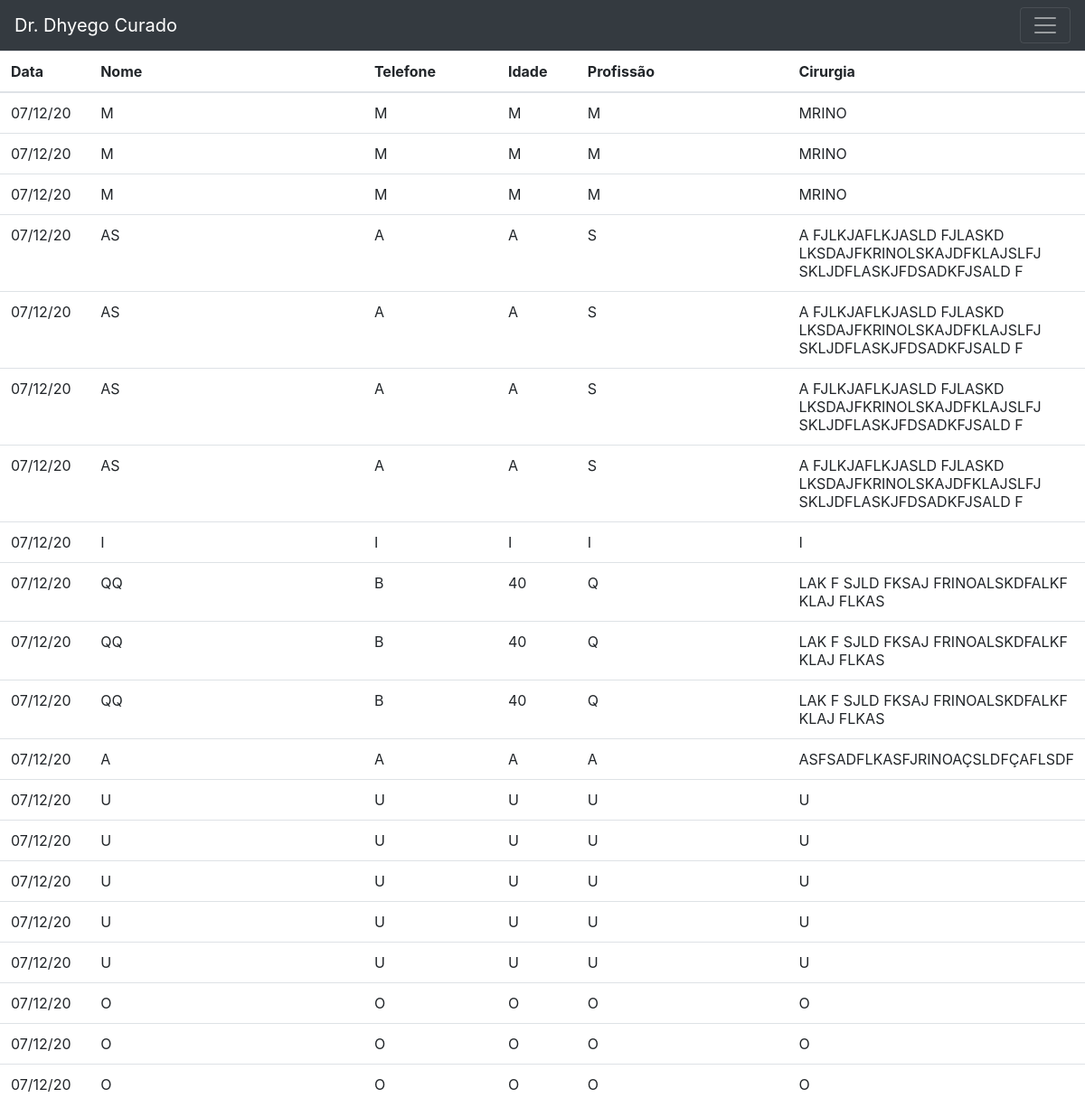
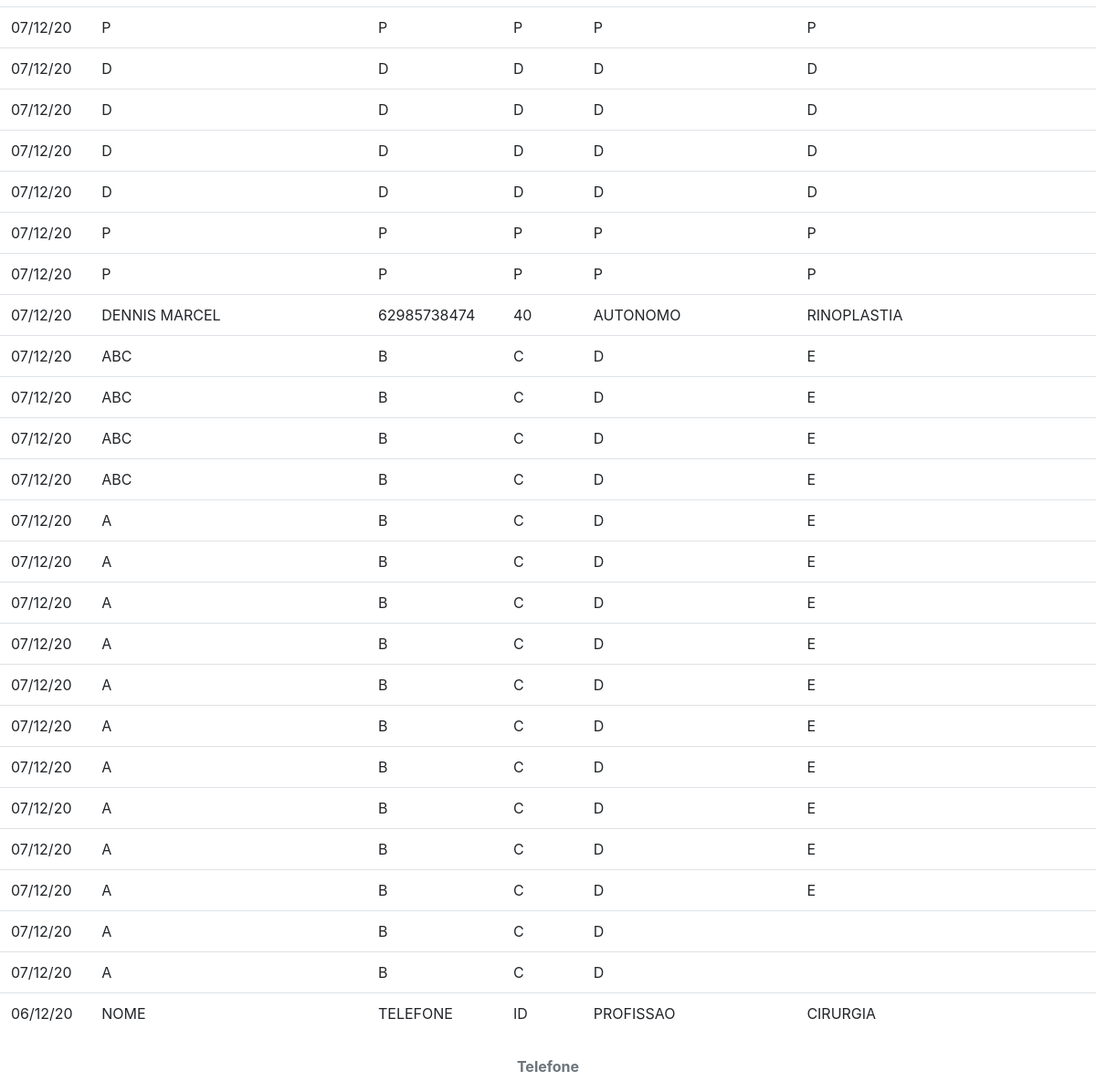
The app's page /preconsultas/listagem with its own data (2 pictures, top to bottom).
### preconsults/models.py (models this page shows, shortened)
class Preconsult(models.Model):
    name = models.CharField(max_length=100)
    phone = models.CharField(max_length=40)
    age = models.CharField(max_length=3)
    profession = models.CharField(max_length=50)
    surgery = models.TextField(max_length=500)
    expectancy = models.TextField(max_length=1000)
    fear = models.TextField(max_length=1000)
    recommendation = models.TextField(max_length=100)
    rhinoplasty = models.BooleanField(default=False)
    active = models.BooleanField(default=True)
    creation_date = models.DateField(default=date.today)
    creation_time = models.DateTimeField(default=timezone.now)

### preconsults/views.py (the view)
# urls.py: path('listagem', views.listpreconsults, name='list_preconsults'),
def listpreconsults(request):
    data = Preconsult.objects.order_by('-creation_time').filter(
        active = True
    )
    return render(request, 'preconsults/list_preconsultas.html', {'dados':data})

### preconsults/templates/preconsults/list_preconsultas.html (shortened to what this page needs)
{% extends 'default.html' %}
{% block main%}
{% include '_nav.html' %}
<table class="table table-hover">
    <thead>
        <tr>
            <th scope="col">Data</th>
            <th scope="col">Nome</th>
            <th scope="col">Telefone</th>
            <th scope="col">Idade</th>
            <th scope="col">Profissão</th>
            <th scope="col">Cirurgia</th>
        </tr>
    </thead>
    <tbody>
        {% for data in dados %}
            <tr>
                <td style="width:6.25em">
                    <a href="{% url 'detail_preconsults' data.id  %}" style="text-decoration:none">
                        <div style="height:100%;width:100%" class="text-body">
                            {{ data.creation_time | date:'d/m/y' }}
                        </div>
                    </a>
                </td>
                <td style="width:20.375em">
                    <a href="{% url 'detail_preconsults' data.id  %}" style="text-decoration:none">
                        <div style="height:100%;width:100%" class="text-body">
                            {{ data.name | upper }}
                        </div>
                    </a>
                </td>
                <td style="width:9.375em">
                    <a href="{% url 'detail_preconsults' data.id  %}" style="text-decoration:none">
                        <div style="height:100%;width:100%" class="text-body">
                            {{ data.phone | upper }}
                        </div>
                    </a>
                </td>
                <td style="width:5.625em">
                    <a href="{% url 'detail_preconsults' data.id  %}" style="text-decoration:none">
                        <div style="height:100%;width:100%" class="text-body">
                            {{ data.age | upper }}
                        </div>
                    </a>
                </td>
                <td style="width:15.375em">
                    <a href="{% url 'detail_preconsults' data.id  %}" style="text-decoration:none">
                        <div style="height:100%;width:100%" class="text-body">
                            {{ data.profession | upper }}
                        </div>
                    </a>
                </td>
                <td>
                    <a href="{% url 'detail_preconsults' data.id  %}" style="text-decoration:none">
                        <div style="height:100%;width:100%" class="text-body">
                            {{ data.surgery | upper }}
                        </div>
                    </a>
                </td>
            </tr>
        {% endfor %}
    </tbody>
</table>
<br>
<br>
{% endblock%}
{% block footer %}
    {% include '_footer.html' %}
{% endblock%}

### records on screen
Preconsult: creation_time "07/12/20", name "M", phone "M", age "M", profession "M", surgery "MRINO"
Preconsult: creation_time "07/12/20", name "M", phone "M", age "M", profession "M", surgery "MRINO"
Preconsult: creation_time "07/12/20", name "M", phone "M", age "M", profession "M", surgery "MRINO"
Preconsult: creation_time "07/12/20", name "AS", phone "A", age "A", profession "S", surgery "A FJLKJAFLKJASLD FJLASKD LKSDAJFKRINOLSKAJDFKLAJSLFJ SKLJDFLASKJFDSADKFJSALD F"
Preconsult: creation_time "07/12/20", name "AS", phone "A", age "A", profession "S", surgery "A FJLKJAFLKJASLD FJLASKD LKSDAJFKRINOLSKAJDFKLAJSLFJ SKLJDFLASKJFDSADKFJSALD F"
Preconsult: creation_time "07/12/20", name "AS", phone "A", age "A", profession "S", surgery "A FJLKJAFLKJASLD FJLASKD LKSDAJFKRINOLSKAJDFKLAJSLFJ SKLJDFLASKJFDSADKFJSALD F"
Preconsult: creation_time "07/12/20", name "AS", phone "A", age "A", profession "S", surgery "A FJLKJAFLKJASLD FJLASKD LKSDAJFKRINOLSKAJDFKLAJSLFJ SKLJDFLASKJFDSADKFJSALD F"
Preconsult: creation_time "07/12/20", name "I", phone "I", age "I", profession "I", surgery "I"
Preconsult: creation_time "07/12/20", name "QQ", phone "B", age "40", profession "Q", surgery "LAK F SJLD FKSAJ FRINOALSKDFALKF KLAJ FLKAS"
Preconsult: creation_time "07/12/20", name "QQ", phone "B", age "40", profession "Q", surgery "LAK F SJLD FKSAJ FRINOALSKDFALKF KLAJ FLKAS"
Preconsult: creation_time "07/12/20", name "QQ", phone "B", age "40", profession "Q", surgery "LAK F SJLD FKSAJ FRINOALSKDFALKF KLAJ FLKAS"
Preconsult: creation_time "07/12/20", name "A", phone "A", age "A", profession "A", surgery "ASFSADFLKASFJRINOAÇSLDFÇAFLSDF"
Preconsult: creation_time "07/12/20", name "U", phone "U", age "U", profession "U", surgery "U"
Preconsult: creation_time "07/12/20", name "U", phone "U", age "U", profession "U", surgery "U"
Preconsult: creation_time "07/12/20", name "U", phone "U", age "U", profession "U", surgery "U"
Preconsult: creation_time "07/12/20", name "U", phone "U", age "U", profession "U", surgery "U"
Preconsult: creation_time "07/12/20", name "U", phone "U", age "U", profession "U", surgery "U"
Preconsult: creation_time "07/12/20", name "O", phone "O", age "O", profession "O", surgery "O"
Preconsult: creation_time "07/12/20", name "O", phone "O", age "O", profession "O", surgery "O"
Preconsult: creation_time "07/12/20", name "O", phone "O", age "O", profession "O", surgery "O"
Preconsult: creation_time "07/12/20", name "P", phone "P", age "P", profession "P", surgery "P"
Preconsult: creation_time "07/12/20", name "D", phone "D", age "D", profession "D", surgery "D"
Preconsult: creation_time "07/12/20", name "D", phone "D", age "D", profession "D", surgery "D"
Preconsult: creation_time "07/12/20", name "D", phone "D", age "D", profession "D", surgery "D"
Preconsult: creation_time "07/12/20", name "D", phone "D", age "D", profession "D", surgery "D"
Preconsult: creation_time "07/12/20", name "P", phone "P", age "P", profession "P", surgery "P"
Preconsult: creation_time "07/12/20", name "P", phone "P", age "P", profession "P", surgery "P"
Preconsult: creation_time "07/12/20", name "DENNIS MARCEL", phone "62985738474", age "40", profession "AUTONOMO", surgery "RINOPLASTIA"
Preconsult: creation_time "07/12/20", name "ABC", phone "B", age "C", profession "D", surgery "E"
Preconsult: creation_time "07/12/20", name "ABC", phone "B", age "C", profession "D", surgery "E"
Preconsult: creation_time "07/12/20", name "ABC", phone "B", age "C", profession "D", surgery "E"
Preconsult: creation_time "07/12/20", name "ABC", phone "B", age "C", profession "D", surgery "E"
Preconsult: creation_time "07/12/20", name "A", phone "B", age "C", profession "D", surgery "E"
Preconsult: creation_time "07/12/20", name "A", phone "B", age "C", profession "D", surgery "E"
Preconsult: creation_time "07/12/20", name "A", phone "B", age "C", profession "D", surgery "E"
Preconsult: creation_time "07/12/20", name "A", phone "B", age "C", profession "D", surgery "E"
Preconsult: creation_time "07/12/20", name "A", phone "B", age "C", profession "D", surgery "E"
Preconsult: creation_time "07/12/20", name "A", phone "B", age "C", profession "D", surgery "E"
Preconsult: creation_time "07/12/20", name "A", phone "B", age "C", profession "D", surgery "E"
Preconsult: creation_time "07/12/20", name "A", phone "B", age "C", profession "D", surgery "E"
Preconsult: creation_time "07/12/20", name "A", phone "B", age "C", profession "D", surgery "E"
Preconsult: creation_time "07/12/20", name "A", phone "B", age "C", profession "D", surgery "E"
Preconsult: creation_time "07/12/20", name "A", phone "B", age "C", profession "D"
Preconsult: creation_time "07/12/20", name "A", phone "B", age "C", profession "D"
Preconsult: creation_time "06/12/20", name "NOME", phone "TELEFONE", age "ID", profession "PROFISSAO", surgery "CIRURGIA"
